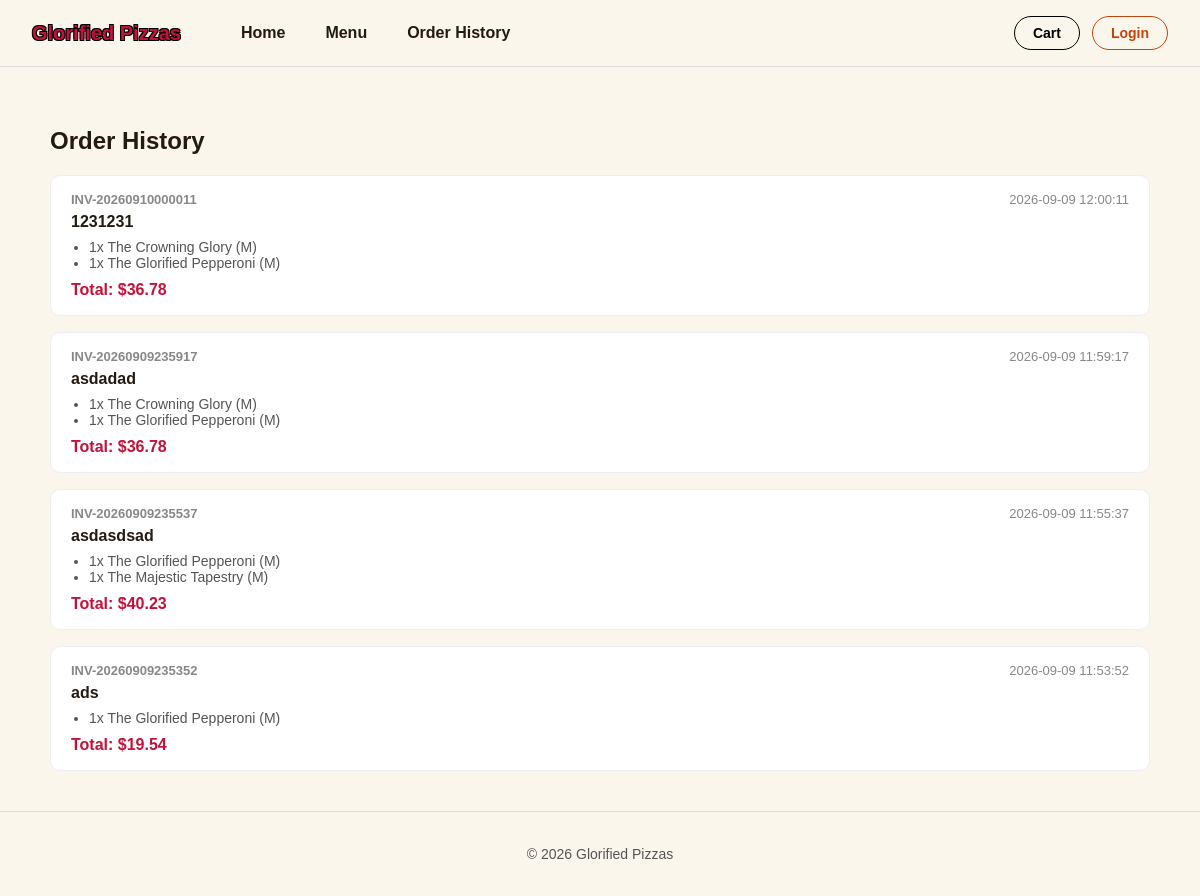
The page /orders on the database as committed earlier.
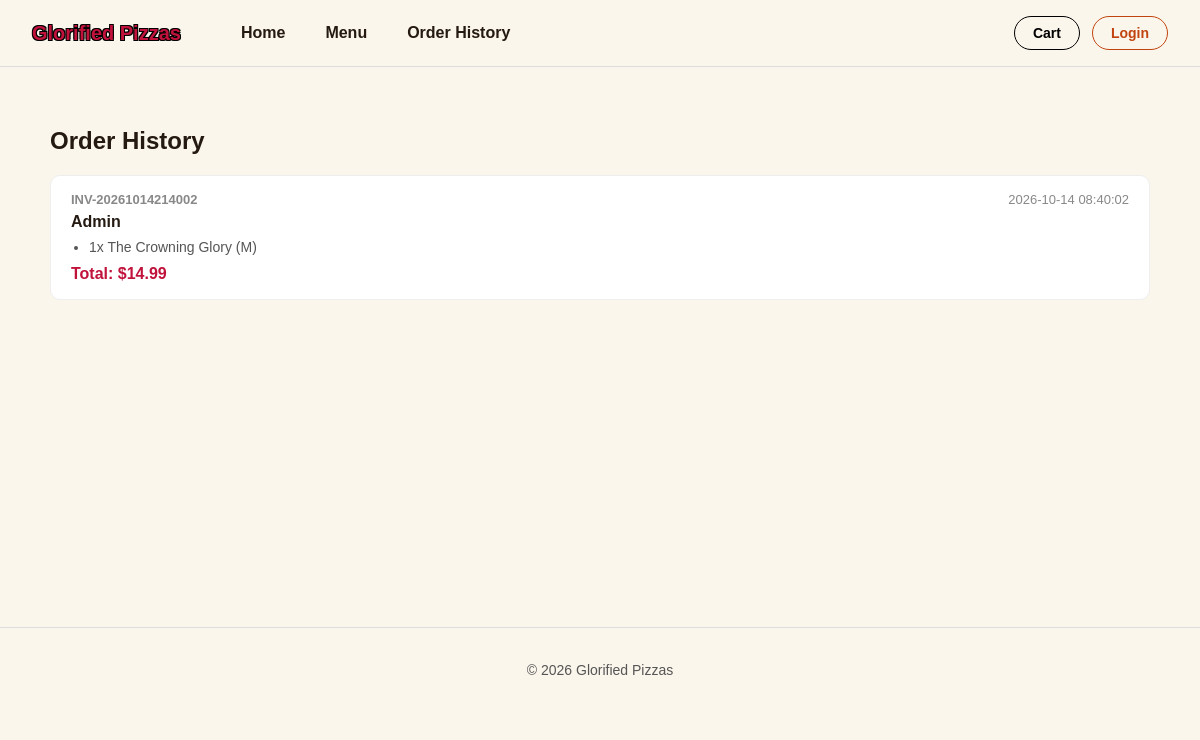
The same page on the database as committed later.
### tables this page shows
CREATE TABLE orders (
                order_id INTEGER PRIMARY KEY AUTOINCREMENT,
                invoice_number TEXT,
                customer_name TEXT,
                cart_items TEXT,
                total REAL,
                date TIMESTAMP DEFAULT CURRENT_TIMESTAMP
            );

### AS91897-AS91896-main/app.py (the view)
@app.route("/orders")
def order_history():
    with sqlite3.connect('pizza_shop.db') as conn:
        cursor = conn.cursor()
        cursor.execute('SELECT * FROM orders ORDER BY order_id DESC')
        rows = cursor.fetchall()
    orders = []
    for row in rows:
        orders.append({
            'order_id': row[0],
            'invoice_number': row[1],
            'customer_name': row[2],
            'cart_items': json.loads(row[3]),
            'total': row[4],
            'date': row[5]
        })
    return render_template('order_history.html', orders=orders)

### AS91897-AS91896-main/templates/order_history.html (shortened to what this page needs)
{% extends "base.html" %}
{% block content %}
<h2>Order History</h2>
{% if not orders %}
<p>No orders have been placed yet.</p>
{% else %}
<div class="order-history-list">
    {% for order in orders %}
    <div class="order-history-card">
        <div class="order-history-header">
            <strong>{{ order.invoice_number }}</strong>
            <span>{{ order.date }}</span>
        </div>
        <p class="order-history-customer">{{ order.customer_name }}</p>
        <ul class="order-history-items">
            {% for item_key, item in order.cart_items.items() %}
            <li>{{ item.quantity }}x {{ item.name }} ({{ item.size }})</li>
            {% endfor %}
        </ul>
        <p class="order-history-total">Total: ${{ "%.2f"|format(order.total) }}</p>
    </div>
    {% endfor %}
</div>
{% endif %}
{% endblock %}

### AS91897-AS91896-main/templates/base.html (shortened to what this page needs)
<!DOCTYPE html>
<html lang="en">
<head>
    <link rel="stylesheet" href="{{ url_for('static', filename='css/style.css') }}">
</head>
<body>
<header>
    <h1>Glorified Pizzas</h1>
    <nav>
        <a href="{{ url_for('home') }}">Home</a>
        <a href="{{ url_for('menu') }}">Menu</a>
        <a href="{{ url_for('order_history') }}">Order History</a>
    </nav>
    <div class="header-actions">
        <div class="cart">
            <a href="{{ url_for('checkout') }}">Cart</a>
        </div>
        {% if session.get('is_admin') %}
        <div class="admin-dashboard">
            <a href="{{ url_for('admin_dashboard') }}">Admin Dashboard</a>
        </div>
        <div class="logout">
            <a href="{{ url_for('logout') }}">Logout</a>
        </div>
        {% else %}
        <div class="login">
            <a href="{{ url_for('login') }}">Login</a>
        </div>
        {% endif %}
    </div>
</header>
<main>
    {% block content %}{% endblock %}
</main>
<footer>
    <p>&copy; 2026 Glorified Pizzas</p>
</footer>
</body>
</html>

### AS91897-AS91896-main/static/css/style.css (style rules this page uses)
body { margin: 0; font-family: Arial, sans-serif; background: #FBF6EC; color: #241A12; }
header { display: flex; align-items: center; justify-content: space-between; padding: 16px 32px; border-bottom: 1px solid #ddd; position: sticky; top: 0; z-index: 100; background: #FBF6EC; transition: background-color 0.25s ease, backdrop-filter 0.25s ease, border-color 0.25s ease; }
nav { display: flex; gap: 20px; margin-left: 40px; margin-right: auto; }
header h1 { font-size: 20px; margin: 0; color: #C1123B; font-weight: bold; text-shadow: 1px 1px 0 #000, -1px -1px 0 #000, 1px -1px 0 #000, -1px 1px 0 #000; transition: opacity 0.25s ease; }
nav a { margin-left: 20px; text-decoration: none; color: #241A12; font-weight: bold; transition: opacity 0.25s ease; }
.header-actions { display: flex; align-items: center; gap: 12px; flex-shrink: 0; }
.login a { border: 1px solid #C1440E; color: #C1440E; padding: 8px 18px; border-radius: 999px; text-decoration: none; font-weight: bold; font-size: 14px; transition: opacity 0.25s ease; }
.cart a { display: flex; align-items: center; gap: 6px; background: transparent; border: 1px solid #000; color: #000; padding: 8px 18px; border-radius: 999px; text-decoration: none; font-weight: bold; font-size: 14px; transition: opacity 0.25s ease; }
main { max-width: 1100px; margin: 0 auto; padding: 40px 32px; min-height: 60vh; }
footer { border-top: 1px solid #ddd; text-align: center; padding: 20px; font-size: 14px; color: #555; }
.order-history-list { display: grid; gap: 16px; }
.order-history-card { background: #fff; border: 1px solid #eee; border-radius: 10px; padding: 16px 20px; }
.order-history-header { display: flex; justify-content: space-between; font-size: 13px; color: #888; margin-bottom: 6px; }
.order-history-customer { font-weight: bold; margin: 0 0 8px; }
.order-history-items { margin: 0 0 10px; padding-left: 18px; font-size: 14px; color: #555; }
.order-history-total { font-weight: bold; color: #C1123B; margin: 0; }

Rows that differ between the two databases and show on the page:
removed orders: invoice_number "INV-20260910000011", date "2026-09-09 12:00:11", customer_name "1231231", quantity "1" "1", name "The Crowning Glory" "The Glorified Pepperoni", size "M" "M", total "36.78"
removed orders: invoice_number "INV-20260909235917", date "2026-09-09 11:59:17", customer_name "asdadad", quantity "1" "1", name "The Crowning Glory" "The Glorified Pepperoni", size "M" "M", total "36.78"
removed orders: invoice_number "INV-20260909235537", date "2026-09-09 11:55:37", customer_name "asdasdsad", quantity "1" "1", name "The Glorified Pepperoni" "The Majestic Tapestry", size "M" "M", total "40.23"
removed orders: invoice_number "INV-20260909235352", date "2026-09-09 11:53:52", customer_name "ads", quantity "1", name "The Glorified Pepperoni", size "M", total "19.54"
added orders: invoice_number "INV-20261014214002", date "2026-10-14 08:40:02", customer_name "Admin", quantity "1", name "The Crowning Glory", size "M", total "14.99"
